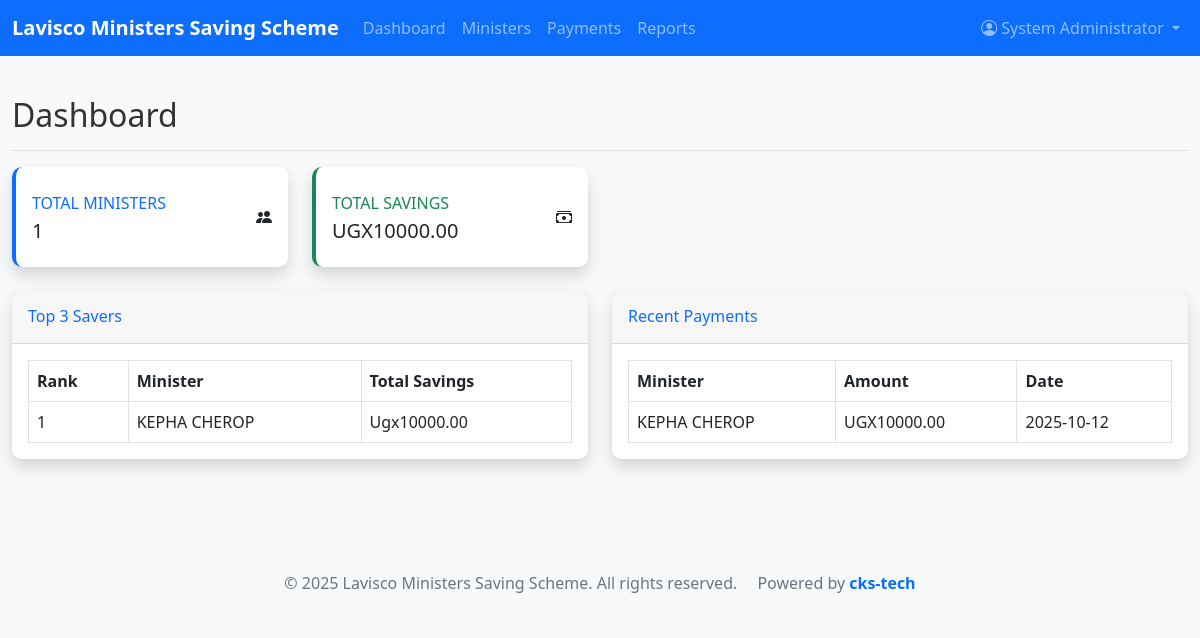
The page /dashboard (signed in) on the database its author committed.
### models.py (models this page shows, shortened)
class User(UserMixin, db.Model):
    id = db.Column(db.Integer, primary_key=True)
    username = db.Column(db.String(64), index=True, unique=True)
    email = db.Column(db.String(120), index=True, unique=True)
    password_hash = db.Column(db.String(128))
    full_name = db.Column(db.String(100))
    created_at = db.Column(db.DateTime, default=datetime.utcnow)

class Minister(db.Model):
    id = db.Column(db.Integer, primary_key=True)
    full_name = db.Column(db.String(100), nullable=False)
    department = db.Column(db.String(100))
    phone = db.Column(db.String(20))
    email = db.Column(db.String(120))
    date_joined = db.Column(db.Date, default=datetime.utcnow().date())
    total_savings = db.Column(db.Float, default=0.0)
    created_at = db.Column(db.DateTime, default=datetime.utcnow)
    updated_at = db.Column(db.DateTime, default=datetime.utcnow, onupdate=datetime.utcnow)
    payments = db.relationship('Payment', backref='minister', lazy='dynamic', cascade='all, delete-orphan')

class Payment(db.Model):
    id = db.Column(db.Integer, primary_key=True)
    minister_id = db.Column(db.Integer, db.ForeignKey('minister.id'), nullable=False)
    amount = db.Column(db.Float, nullable=False)
    payment_date = db.Column(db.Date, default=datetime.utcnow().date())
    week_number = db.Column(db.Integer)
    note = db.Column(db.Text)
    created_at = db.Column(db.DateTime, default=datetime.utcnow)

### routes.py (the view)
    @app.route('/dashboard')
    @login_required
    def dashboard():
        total_ministers = Minister.query.count()
        total_savings = db.session.query(db.func.sum(Payment.amount)).scalar() or 0
        top_savers = Minister.query.order_by(Minister.total_savings.desc()).limit(3).all()
        recent_payments = Payment.query.order_by(Payment.created_at.desc()).limit(5).all()
        today = datetime.now()
        is_sunday = today.weekday() == 6
        return render_template('dashboard.html', title='Dashboard',
                               total_ministers=total_ministers,
                               total_savings=total_savings,
                               top_savers=top_savers,
                               recent_payments=recent_payments,
                               is_sunday=is_sunday)

### app.py (called while the page is built)
def create_app(config_class=Config):
    app = Flask(__name__)
    app.config.from_object(config_class)
    db.init_app(app)
    migrate = Migrate(app, db)
    login_manager = LoginManager()
    login_manager.init_app(app)
    login_manager.login_view = 'login'
    login_manager.login_message = 'Please log in to access this page.'
    @login_manager.user_loader
    def load_user(id):
        return User.query.get(int(id))
    from routes import init_routes
    init_routes(app)
    with app.app_context():
        db.create_all()
        if User.query.filter_by(username='admin').first() is None:
            admin = User(
                username='admin',
                email='admin@lavisco.com',
                full_name='System Administrator'
            )
            admin.set_password('admin123')
            db.session.add(admin)
            db.session.commit()
    return app

### templates/dashboard.html (shortened to what this page needs)
{% extends "base.html" %}
{% block content %}
<div class="d-flex justify-content-between flex-wrap flex-md-nowrap align-items-center pt-3 pb-2 mb-3 border-bottom">
    <h1 class="h2">Dashboard</h1>
</div>
<div class="row">
    <div class="col-xl-3 col-md-6 mb-4">
        <div class="card border-left-primary shadow h-100 py-2">
            <div class="card-body">
                <div class="row no-gutters align-items-center">
                    <div class="col mr-2">
                        <div class="text-xs font-weight-bold text-primary text-uppercase mb-1">Total Ministers</div>
                        <div class="h5 mb-0 font-weight-bold text-gray-800">{{ total_ministers }}</div>
                    </div>
                    <div class="col-auto">
                        <i class="bi bi-people-fill fa-2x text-gray-300"></i>
                    </div>
                </div>
            </div>
        </div>
    </div>
    <div class="col-xl-3 col-md-6 mb-4">
        <div class="card border-left-success shadow h-100 py-2">
            <div class="card-body">
                <div class="row no-gutters align-items-center">
                    <div class="col mr-2">
                        <div class="text-xs font-weight-bold text-success text-uppercase mb-1">Total Savings</div>
                        <div class="h5 mb-0 font-weight-bold text-gray-800">UGX{{ "%.2f"|format(total_savings) }}</div>
                    </div>
                    <div class="col-auto">
                        <i class="bi bi-cash-stack fa-2x text-gray-300"></i>
                    </div>
                </div>
            </div>
        </div>
    </div>
</div>
<div class="row">
    <div class="col-lg-6 mb-4">
        <div class="card shadow">
            <div class="card-header py-3">
                <h6 class="m-0 font-weight-bold text-primary">Top 3 Savers</h6>
            </div>
            <div class="card-body">
                {% if top_savers %}
                    <div class="table-responsive">
                        <table class="table table-bordered">
                            <thead>
                                <tr>
                                    <th>Rank</th>
                                    <th>Minister</th>
                                    <th>Total Savings</th>
                                </tr>
                            </thead>
                            <tbody>
                                {% for minister in top_savers %}
                                    <tr>
                                        <td>{{ loop.index }}</td>
                                        <td>{{ minister.full_name }}</td>
                                        <td>Ugx{{ "%.2f"|format(minister.total_savings) }}</td>
                                    </tr>
                                {% endfor %}
                            </tbody>
                        </table>
                    </div>
                {% else %}
                    <p>No savings data available yet.</p>
                {% endif %}
            </div>
        </div>
    </div>
    <div class="col-lg-6 mb-4">
        <div class="card shadow">
            <div class="card-header py-3">
                <h6 class="m-0 font-weight-bold text-primary">Recent Payments</h6>
            </div>
            <div class="card-body">
                {% if recent_payments %}
                    <div class="table-responsive">
                        <table class="table table-bordered">
                            <thead>
                                <tr>
                                    <th>Minister</th>
                                    <th>Amount</th>
                                    <th>Date</th>
                                </tr>
                            </thead>
                            <tbody>
                                {% for payment in recent_payments %}
                                    <tr>
                                        <td>{{ payment.minister.full_name }}</td>
                                        <td>UGX{{ "%.2f"|format(payment.amount) }}</td>
                                        <td>{{ payment.payment_date.strftime('%Y-%m-%d') }}</td>
                                    </tr>
                                {% endfor %}
                            </tbody>
                        </table>
                    </div>
                {% else %}
                    <p>No payment records available yet.</p>
                {% endif %}
            </div>
        </div>
    </div>
</div>
{% endblock %}

### templates/base.html (shortened to what this page needs)
<!DOCTYPE html>
<html lang="en">
<head>
    <link href="https://cdn.jsdelivr.net/npm/bootstrap@5.3.0/dist/css/bootstrap.min.css" rel="stylesheet">
    <link rel="stylesheet" href="https://cdn.jsdelivr.net/npm/bootstrap-icons@1.10.0/font/bootstrap-icons.css">
    <link rel="stylesheet" href="{{ url_for('static', filename='css/style.css') }}">
</head>
<body>
    <div id="content-wrapper" class="content-wrapper">
        <nav class="navbar navbar-expand-lg navbar-dark bg-primary">
            <div class="container-fluid">
                <a class="navbar-brand" href="{{ url_for('dashboard') }}">Lavisco Ministers Saving Scheme</a>
                <div class="collapse navbar-collapse" id="navbarNav">
                    <ul class="navbar-nav me-auto">
                        {% if current_user.is_authenticated %}
                        <li class="nav-item"><a class="nav-link" href="{{ url_for('dashboard') }}">Dashboard</a></li>
                        <li class="nav-item"><a class="nav-link" href="{{ url_for('ministers') }}">Ministers</a></li>
                        <li class="nav-item"><a class="nav-link" href="{{ url_for('payments') }}">Payments</a></li>
                        <li class="nav-item"><a class="nav-link" href="{{ url_for('reports') }}">Reports</a></li>
                        {% endif %}
                    </ul>
                    <ul class="navbar-nav">
                        {% if current_user.is_authenticated %}
                        <li class="nav-item dropdown">
                            <a class="nav-link dropdown-toggle" href="#" id="navbarDropdown" role="button" data-bs-toggle="dropdown">
                                <i class="bi bi-person-circle"></i> {{ current_user.full_name }}
                            </a>
                        </li>
                        {% endif %}
                    </ul>
                </div>
            </div>
        </nav>
        <main class="container-fluid py-4">
            {% block content %}{% endblock %}
        </main>
        <footer class="bg-light text-center py-3 mt-5">
            <div class="container">
                <span>&copy; 2025 Lavisco Ministers Saving Scheme. All rights reserved.</span>
                <span class="ms-3">Powered by <span style="color: #0d6efd; font-weight: bold;">cks-tech</span></span>
            </div>
        </footer>
    </div>
</body>
</html>

### static/css/style.css (style rules this page uses)
:root { --primary-color: #0d6efd; --secondary-color: #6c757d; --success-color: #198754; --info-color: #0dcaf0; --warning-color: #ffc107; --danger-color: #dc3545; --light-color: #f8f9fa; --dark-color: #212529; }
body { font-family: 'Segoe UI', Tahoma, Geneva, Verdana, sans-serif; background-color: #f8f9fa; color: #333; }
.navbar-brand { font-weight: 700; }
.card { border: none; border-radius: 10px; box-shadow: 0 0.15rem 1.75rem 0 rgba(58, 59, 69, 0.15); transition: all 0.3s; }
.card-header { background-color: rgba(0, 0, 0, 0.03); border-bottom: 1px solid rgba(0, 0, 0, 0.125); font-weight: 600; }
.border-left-primary { border-left: 0.25rem solid var(--primary-color) !important; }
.border-left-success { border-left: 0.25rem solid var(--success-color) !important; }
.table { margin-bottom: 0; }
.table th { border-top: none; font-weight: 600; }
footer { margin-top: auto; background-color: #f8f9fa; color: #6c757d; }

### templates/base.html (style rules this page uses)
.content-wrapper { opacity: 0; transition: opacity 0.5s ease-in; }
.content-loaded { opacity: 1; }

### rows shown on the page
User: full_name "System Administrator"
Minister: full_name "KEPHA CHEROP", total_savings "10000.00"
Payment: minister.full_name "KEPHA CHEROP", amount "10000.00", payment_date "2025-10-12"

### other values the page prints
{{ total_ministers }} "1"
{{ "%.2f"|format(total_savings) }} "10000.00"
